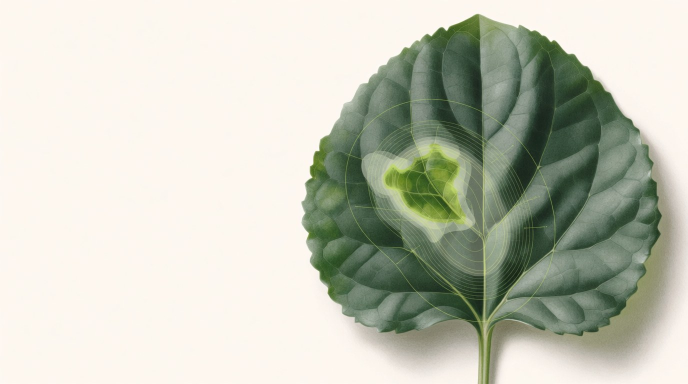
#> input picture assets/vita-ai-diagnostic-hero.jpg, 1376 x 768 px (shown at 1/2 size)
$ python -i quality_checker.py   (imports and definitions only)
#> lines starting #> are read from the running program, lines starting #| are printed output that depends on the picture
#> further down, picture is the input picture: PIL image 1376x768 RGB; mean R, G, B 196, 198.8, 184.4
"""Image-quality checks implemented with NumPy and Pillow only."""

from __future__ import annotations

from dataclasses import asdict, dataclass

import numpy as np
from PIL import Image


@dataclass(frozen=True)
class QualityResult:
    score: float
    acceptable: bool
    width: int
    height: int
    brightness: float
    contrast: float
    sharpness: float
    entropy: float
    warnings: tuple[str, ...]

    def as_dict(self) -> dict[str, object]:
        data = asdict(self)
        data["warnings"] = list(self.warnings)
        return data


def _normalized_entropy(gray: np.ndarray) -> float:
    histogram, _ = np.histogram(gray, bins=64, range=(0, 256))
    probabilities = histogram.astype(np.float64)
    probabilities /= max(probabilities.sum(), 1.0)
    probabilities = probabilities[probabilities > 0]
    entropy = float(-(probabilities * np.log2(probabilities)).sum())
    return entropy / 6.0


def assess_image_quality(image: Image.Image) -> QualityResult:
    """Assess dimensions, exposure, contrast, detail, and visible content."""

    rgb = image.convert("RGB")
    width, height = rgb.size
#> width = 1376; height = 768
    sample = rgb.copy()
    sample.thumbnail((768, 768), Image.Resampling.BILINEAR)
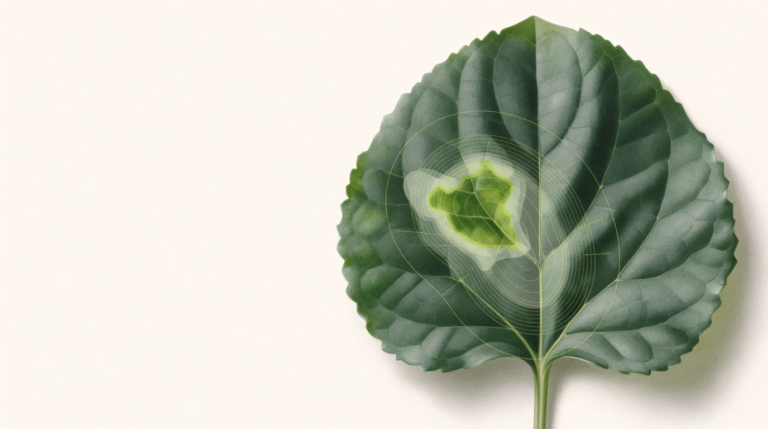
#> sample: PIL image 768x429 RGB; mean R, G, B 196, 198.8, 184.4
    gray = np.asarray(sample.convert("L"), dtype=np.float32)
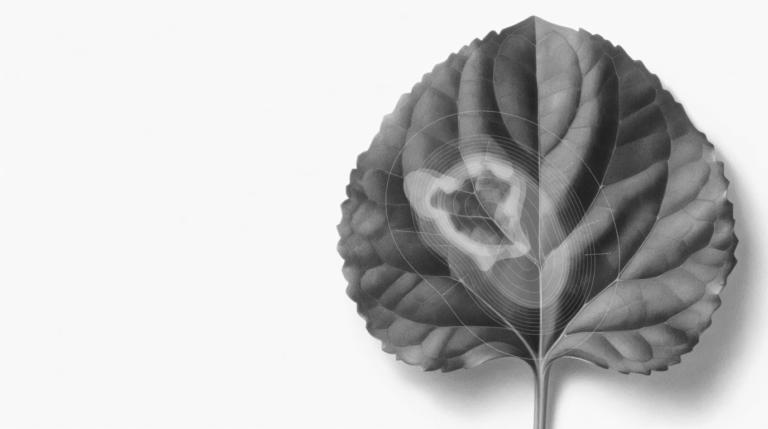
#> gray: shape (429, 768) float32; min 32, max 251, mean 196.2
    brightness = float(gray.mean())
#> brightness = 196.2
    contrast = float(gray.std())
#> contrast = 68.8
    entropy = _normalized_entropy(gray)
#> in _normalized_entropy, `histogram, _ = np.histogram(gray, bins=64, range=(0, 256))`: histogram = 64 values, max 178311 at index 62, min 0 at index 0, mean 5148
#> in _normalized_entropy, `probabilities = histogram.astype(np.float64)`: probabilities has the same summary as histogram
#> in _normalized_entropy, `probabilities /= max(probabilities.sum(), 1.0)`: probabilities = 64 values, max 0.541 at index 62, min 0 at index 0, mean 0.0156
#> in _normalized_entropy, `probabilities = probabilities[probabilities > 0]`: probabilities = 55 values, max 0.541 at index 54, min 0.000844 at index 0, mean 0.0182
#> in _normalized_entropy, `entropy = float(-(probabilities * np.log2(probabilities)).sum())`: entropy = 3.5
#> entropy = 0.583

    # Laplacian-like second derivative; normalized for resolution-independent reporting.
    center = gray[1:-1, 1:-1]
    laplacian = -4.0 * center + gray[:-2, 1:-1] + gray[2:, 1:-1] + gray[1:-1, :-2] + gray[1:-1, 2:]
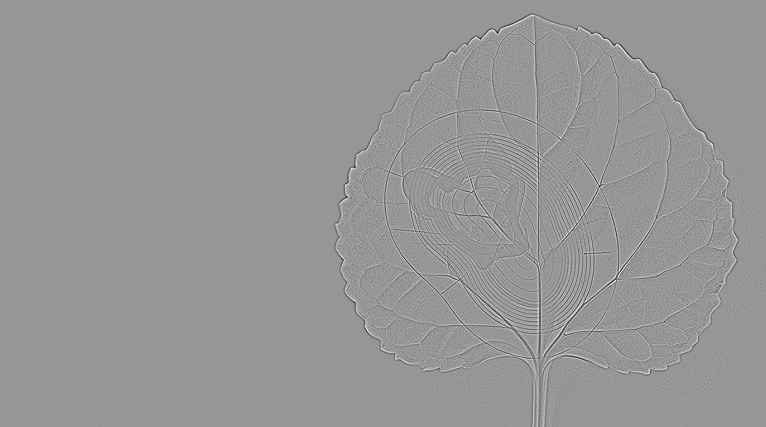
#> laplacian: shape (427, 766) float32; min -155, max 108, mean 0; drawn with min black and max white
    sharpness = float(np.var(laplacian))
#> sharpness = 100.5
    warnings: list[str] = []
    penalties = 0.0

    if min(width, height) < 224:
        warnings.append("The image is small. Move closer and use at least 224 × 224 pixels.")
        penalties += 25
    if brightness < 40:
        warnings.append("The image appears too dark. Photograph the leaf in brighter, even light.")
        penalties += min(30, (40 - brightness) * 0.75)
    elif brightness > 220:
        warnings.append("The image appears overexposed. Avoid harsh light and glare.")
        penalties += min(30, (brightness - 220) * 0.85)
    if contrast < 18:
        warnings.append(
            "The image has very low contrast. Use a plain background and even lighting."
        )
        penalties += min(25, (18 - contrast) * 1.2)
    if sharpness < 30:
        warnings.append("The image appears blurry. Hold the camera steady and focus on the leaf.")
        penalties += min(35, (30 - sharpness) * 0.9)
    if entropy < 0.35:
        warnings.append("The image contains too little visible detail for a reliable screening.")
        penalties += min(30, (0.35 - entropy) * 80)

    score = round(max(0.0, min(100.0, 100.0 - penalties)), 1)
    critical_exposure = brightness < 18 or brightness > 242
#> critical_exposure = False
    acceptable = min(width, height) >= 128 and entropy >= 0.22 and not critical_exposure
#> acceptable = True
    return QualityResult(
        score=score,
        acceptable=acceptable,
        width=width,
        height=height,
        brightness=round(brightness, 1),
        contrast=round(contrast, 1),
        sharpness=round(sharpness, 1),
        entropy=round(entropy, 3),
        warnings=tuple(warnings),
    )

>>> from PIL import Image
>>> picture = Image.open('../assets/vita-ai-diagnostic-hero.jpg')
>>> result = assess_image_quality(picture)
